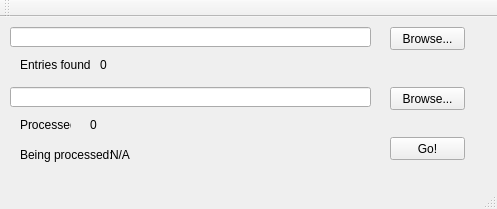
<?xml version="1.0" encoding="UTF-8"?>
<ui version="4.0">
 <class>Interface</class>
 <widget class="QMainWindow" name="Interface">
  <property name="geometry">
   <rect>
    <x>0</x>
    <y>0</y>
    <width>497</width>
    <height>209</height>
   </rect>
  </property>
  <property name="windowTitle">
   <string>Interface</string>
  </property>
  <widget class="QWidget" name="centralWidget">
   <widget class="QLineEdit" name="sourceFolder">
    <property name="geometry">
     <rect>
      <x>10</x>
      <y>10</y>
      <width>361</width>
      <height>20</height>
     </rect>
    </property>
   </widget>
   <widget class="QLineEdit" name="targetFolder">
    <property name="geometry">
     <rect>
      <x>10</x>
      <y>70</y>
      <width>361</width>
      <height>20</height>
     </rect>
    </property>
   </widget>
   <widget class="QPushButton" name="browseSource">
    <property name="geometry">
     <rect>
      <x>390</x>
      <y>10</y>
      <width>75</width>
      <height>23</height>
     </rect>
    </property>
    <property name="text">
     <string>Browse...</string>
    </property>
   </widget>
   <widget class="QPushButton" name="browseTarget">
    <property name="geometry">
     <rect>
      <x>390</x>
      <y>70</y>
      <width>75</width>
      <height>23</height>
     </rect>
    </property>
    <property name="text">
     <string>Browse...</string>
    </property>
   </widget>
   <widget class="QPushButton" name="start">
    <property name="geometry">
     <rect>
      <x>390</x>
      <y>120</y>
      <width>75</width>
      <height>23</height>
     </rect>
    </property>
    <property name="text">
     <string>Go!</string>
    </property>
   </widget>
   <widget class="QLabel" name="labelDetected">
    <property name="geometry">
     <rect>
      <x>20</x>
      <y>40</y>
      <width>71</width>
      <height>16</height>
     </rect>
    </property>
    <property name="text">
     <string>Entries found:</string>
    </property>
   </widget>
   <widget class="QLabel" name="labelProcessed">
    <property name="geometry">
     <rect>
      <x>20</x>
      <y>100</y>
      <width>51</width>
      <height>16</height>
     </rect>
    </property>
    <property name="text">
     <string>Processed:</string>
    </property>
   </widget>
   <widget class="QLabel" name="detected">
    <property name="geometry">
     <rect>
      <x>100</x>
      <y>40</y>
      <width>61</width>
      <height>16</height>
     </rect>
    </property>
    <property name="text">
     <string>0</string>
    </property>
   </widget>
   <widget class="QLabel" name="processed">
    <property name="geometry">
     <rect>
      <x>90</x>
      <y>100</y>
      <width>51</width>
      <height>16</height>
     </rect>
    </property>
    <property name="text">
     <string>0</string>
    </property>
   </widget>
   <widget class="QLabel" name="labelBeingProcessed">
    <property name="geometry">
     <rect>
      <x>20</x>
      <y>130</y>
      <width>91</width>
      <height>16</height>
     </rect>
    </property>
    <property name="text">
     <string>Being processed:</string>
    </property>
   </widget>
   <widget class="QLabel" name="beingProcessed">
    <property name="geometry">
     <rect>
      <x>110</x>
      <y>130</y>
      <width>261</width>
      <height>16</height>
     </rect>
    </property>
    <property name="text">
     <string>N/A</string>
    </property>
   </widget>
  </widget>
  <widget class="QMenuBar" name="menuBar">
   <property name="geometry">
    <rect>
     <x>0</x>
     <y>0</y>
     <width>497</width>
     <height>21</height>
    </rect>
   </property>
  </widget>
  <widget class="QToolBar" name="mainToolBar">
   <attribute name="toolBarArea">
    <enum>TopToolBarArea</enum>
   </attribute>
   <attribute name="toolBarBreak">
    <bool>false</bool>
   </attribute>
  </widget>
  <widget class="QStatusBar" name="statusBar"/>
 </widget>
 <layoutdefault spacing="6" margin="11"/>
 <resources/>
 <connections/>
</ui>
